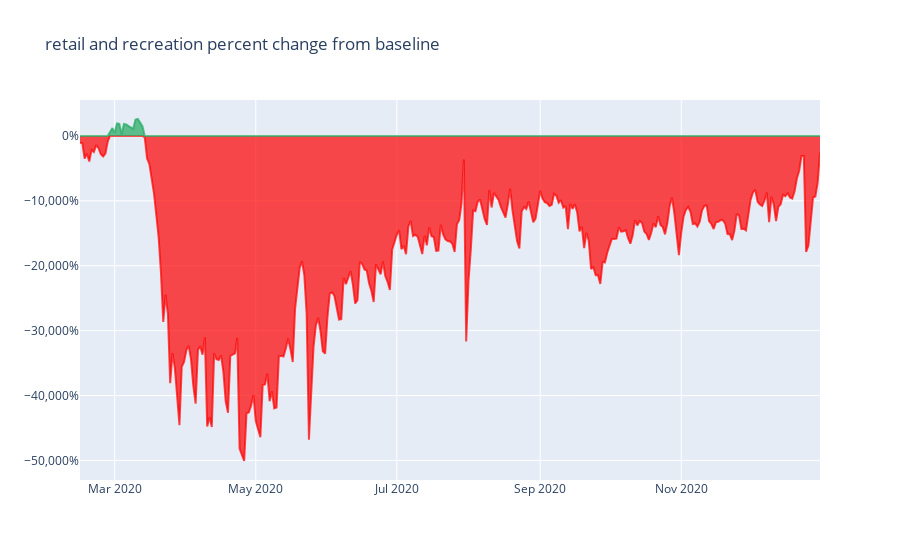

Here is the notebook cell this chart was saved with:
### Code cell
plot_this(df_mobility,'retail_and_recreation_percent_change_from_baseline')

### Figure 1 — Plotly figure (JSON) as saved in the notebook; plotly's stock layout.template omitted (floating-point values rounded to 4 significant figures; data arrays with more than 128 entries replaced by an {"elided": "..."} marker saying what was removed)
{"data": [{"fill": "tozeroy", "fillcolor": "rgba(255, 0, 0,0.7)", "line": {"color": "rgba(255,0,0,0.7)"}, "type": "scatter", "x": {"elided": "321 str values"}, "y": {"elided": "321 float values"}}, {"fill": "tozeroy", "fillcolor": "rgba(33, 168, 96,0.7)", "line": {"color": "rgba(33,168,96,0.7)"}, "type": "scatter", "x": {"elided": "321 str values"}, "y": {"elided": "321 float values"}}], "layout": {"showlegend": false, "title": {"text": "retail and recreation percent change from baseline"}, "yaxis": {"tickformat": ",.0%"}}}
